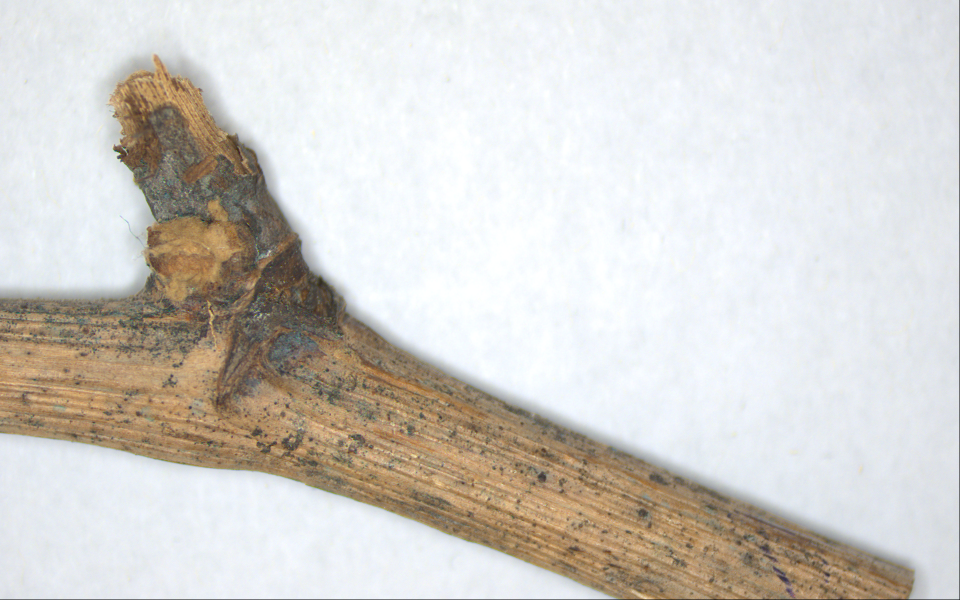
#> input picture oblong_20261110_145230_image.png, 1920 x 1200 px (shown at 1/2 size)
$ python -i rotation.py   (imports and definitions only)
#> lines starting #> are read from the running program, lines starting #| are printed output that depends on the picture; after the words box and inside, x2 and y2 are one past the last pixel; in counts of white or black regions, pixels touching at a corner belong together
#> further down, picture is the input picture: shape (1200, 1920, 3); mean B, G, R 203.3, 207.9, 211.1
#!/usr/bin/env python3
# -*- coding: utf-8 -*-
"""
rotation_360_test.py — Vitis Optima, test du balayage 360° + retour à l'angle utile
=================================================================================
Idée :
  1) On tourne la branche sur 360° (à la main pour l'instant) pendant que la caméra 1 prend des photos.
  2) Pour chaque photo on mesure "à quel point le bourgeon / la vrille dépasse" de la tige (profil).
  3) Le meilleur angle = celui où le bourgeon dépasse le plus, du côté voulu (haut ou bas de l'image).
  4) On ramène la branche à : meilleur angle + OFFSET_VERIN_DEG (angle entre l'axe caméra et le vérin de coupe).
     En mode manuel : la caméra te guide en live jusqu'au pic (STOP en vert), puis tu ajoutes l'offset à la main.
     Avec le moteur (plus tard) : retour = nombre de pas calculé, pas besoin de guidage.

Sources possibles :  --source basler (défaut) | webcam | dossier (images déjà prises, nom = angle, ex. 045.png)
Modes de balayage :  --mode pas (Entrée à chaque pas, défaut 30°) | continu (tu tournes 1 tour régulier, Entrée pour stop)

Exemples :
  python3 rotation_360_test.py                       # Basler, pas de 30°
  python3 rotation_360_test.py --pas 15              # pas de 15° (24 photos)
  python3 rotation_360_test.py --mode continu        # tour continu à la main
  python3 rotation_360_test.py --source dossier --dossier ./images_test --sans-retour
"""
import argparse                       # lecture des options de la ligne de commande
import csv                            # sauvegarde des résultats en CSV
import os                             # chemins / dossiers
import sys                            # sortie propre
import threading                      # thread pour détecter "Entrée" en mode continu
import time                           # chrono (mode continu)

import cv2                            # traitement d'image
import numpy as np                    # calcul

# ---------------------------------------------------------------------------------------------
# PARAMÈTRES (à ajuster pendant les essais)
# ---------------------------------------------------------------------------------------------
OFFSET_VERIN_DEG = 0.0      # angle (°) entre "bourgeon vu de profil" et "bourgeon face au vérin" -> à mesurer sur la machine
COTE_VOULU = "haut"         # le bourgeon doit dépasser vers le "haut" ou le "bas" de l'image (lève l'ambiguïté θ / θ+180°)
BRANCHE_SOMBRE = True       # True = branche plus sombre que le fond (rétro-éclairage) ; False = branche claire sur fond noir
SEUIL_PIC = 0.95            # retour manuel : STOP quand le bourgeon dépasse à >= 95 % du max vu pendant le balayage
MARGE_BORDS = 0.05          # on ignore 5 % de la longueur de la branche à chaque bout (bords de l'image, coupe)
DOSSIER_SORTIE = "00rotation_test/resultats_360"  # où on écrit CSV + images annotées


# =============================================================================================
# 1) CAMÉRA : une seule interface .grab() -> image BGR, quelle que soit la source
# ====================================
# =========================================================
class CameraBasler:
    """Caméra Basler via pypylon (couleur ou mono)."""
    # [20 lines left out: functions __init__, grab, not called in this run]

    def close(self):
        self.cam.StopGrabbing(); self.cam.Close()                          # arrêt propre


class CameraWebcam:
    """Webcam USB (pour tester sans Basler)."""
    # [4 lines left out: function __init__, not called in this run]

    def grab(self):
        ok, img = self.cap.read()                                          # lit une image
        return img if ok else None

    def close(self):
        self.cap.release()


class CameraDossier:
    """Images déjà prises ; le nom du fichier = angle (ex. 000.png, 009.png, 018.png...)."""
    # [13 lines left out: functions __init__, grab, not called in this run]

    def close(self):
        pass


# =============================================================================================
# 2) MESURE sur une image : combien le bourgeon dépasse, et de quel côté
# =============================================================================================
def mesurer_branche(img):
    """
    Retourne dict : depassement_px (>=0), cote ('haut'/'bas'), diametre_tige_px, x_noeud (px, image redressée),
                    angle_axe_deg, ok (bool)
    Méthode simple et robuste pour un 1er test (pas la précision sub-pixel de vitis_core) :
      Otsu -> plus grand blob = branche -> axe par ACP -> image redressée (branche horizontale)
      -> pour chaque colonne : bord haut, bord bas -> écarts au bord "normal" de la tige (médiane)
      -> le plus gros écart = bourgeon/vrille en profil.
    """
    gris = cv2.cvtColor(img, cv2.COLOR_BGR2GRAY) if img.ndim == 3 else img     # en niveaux de gris
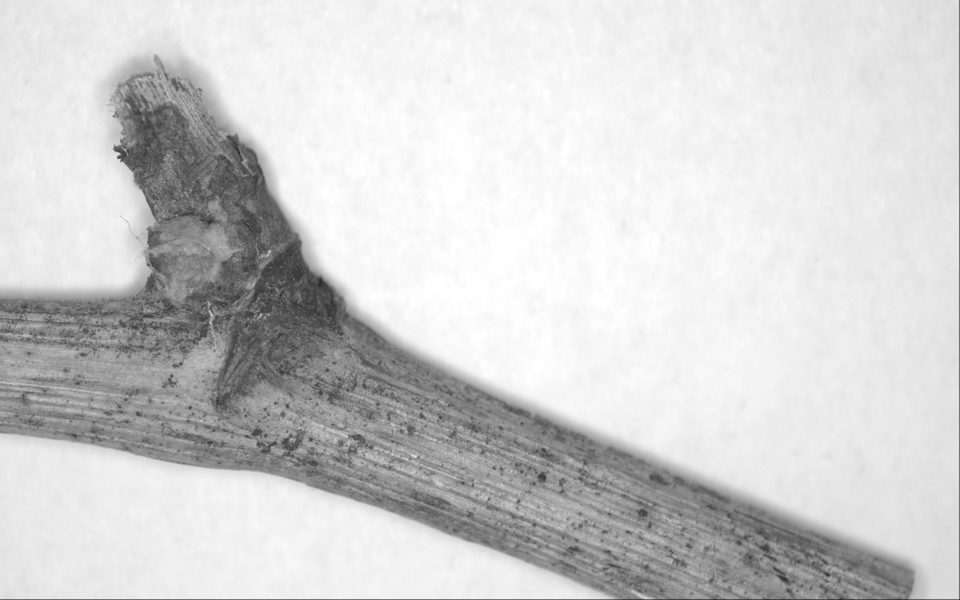
#> gris: shape (1200, 1920) (shown at 1/2 size); min 0, max 255, mean 208.3
    gris = cv2.GaussianBlur(gris, (5, 5), 0)                                   # enlève le bruit
    mode = cv2.THRESH_BINARY_INV if BRANCHE_SOMBRE else cv2.THRESH_BINARY      # branche = blanc dans le masque
    _, masque = cv2.threshold(gris, 0, 255, mode + cv2.THRESH_OTSU)            # seuil automatique Otsu
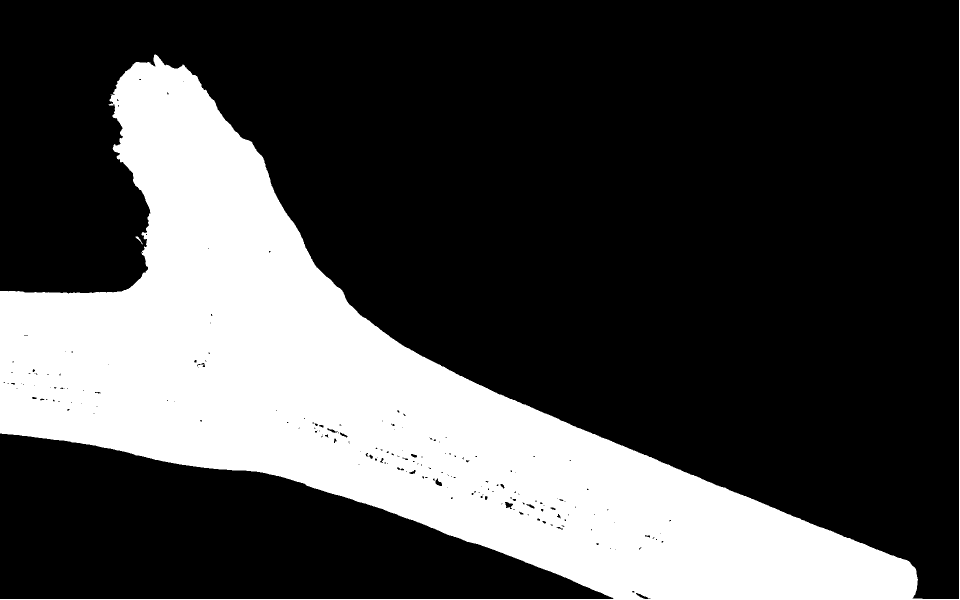
#> masque: shape (1200, 1920) (shown at 1/2 size); 28.3% white; 2 white regions, box (x1, y1, x2, y2) and area: (0, 0, 1920, 1200) 651412, (271, 473, 286, 489) 53
    masque = cv2.morphologyEx(masque, cv2.MORPH_OPEN, np.ones((5, 5), np.uint8))   # enlève les poussières
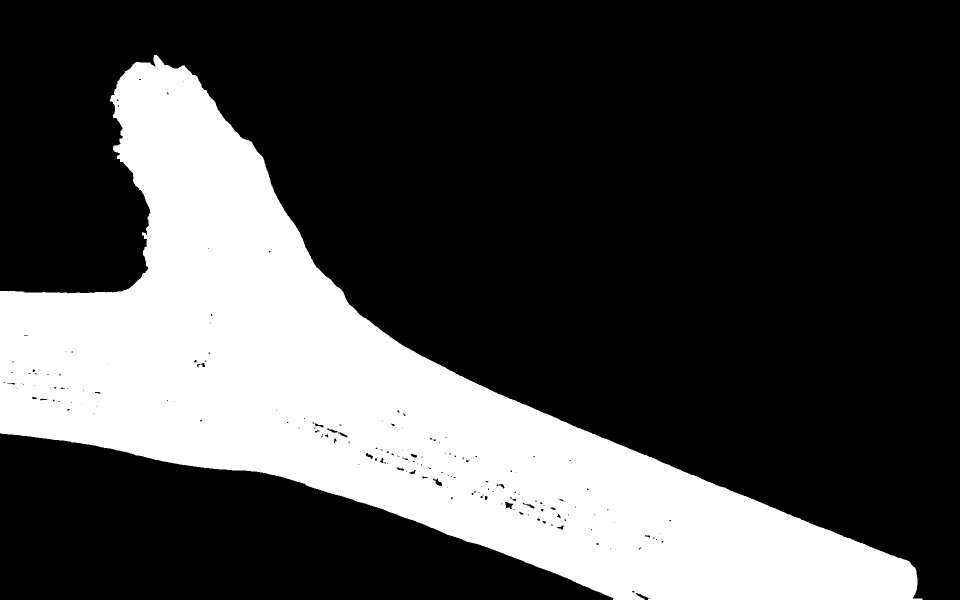
#> masque: shape (1200, 1920) (shown at 1/2 size); 28% white; 1 white region, box (x1, y1, x2, y2) and area: (0, 110, 1845, 1200) 646072

    n, lab, stats, _ = cv2.connectedComponentsWithStats(masque)                # blobs
#> n = 2; stats = [[0, 0, 1920, 1200, 1657928], [0, 110, 1845, 1090, 646072]]
    if n < 2:                                                                  # rien trouvé
        return {"ok": False}
    k = 1 + int(np.argmax(stats[1:, cv2.CC_STAT_AREA]))                        # plus grand blob (0 = fond)
#> k = 1
    masque = np.where(lab == k, 255, 0).astype(np.uint8)                       # garde seulement la branche

    ys, xs = np.nonzero(masque)                                                # pixels de la branche
    pts = np.column_stack([xs, ys]).astype(np.float64)                         # (x, y)
#> pts = 646072 pairs, first value 0 to 1844, second value 110 to 1199
    centre = pts.mean(axis=0)                                                  # centre de gravité
#> centre = [729.5, 790.8]
    _, vecs = np.linalg.eigh(np.cov((pts - centre).T))                         # ACP : vecteurs propres
#> vecs = [[0.419, -0.908], [-0.908, -0.419]]
    axe = vecs[:, 1]                                                           # plus grande valeur propre = axe de la branche
#> axe = [-0.908, -0.419]
    if axe[0] < 0:                                                             # le signe d'un vecteur propre est arbitraire :
        axe = -axe                                                             # on force l'axe vers la droite, sinon haut/bas s'inversent
#> axe = [0.908, 0.419]
    angle_axe = np.degrees(np.arctan2(axe[1], axe[0]))                         # angle de l'axe dans l'image
#> angle_axe = 24.79

    H, W = masque.shape                                                        # taille image
#> H = 1200; W = 1920
    M = cv2.getRotationMatrix2D((float(centre[0]), float(centre[1])), angle_axe, 1.0)  # rotation -> branche horizontale
#> M = [[0.908, 0.419, -264.3], [-0.419, 0.908, 378.7]]
    diag = int(np.hypot(H, W))                                                 # grande toile pour ne rien couper
#> diag = 2264
    M[0, 2] += diag / 2 - centre[0]; M[1, 2] += diag / 2 - centre[1]           # recentre dans la toile
    redresse = cv2.warpAffine(masque, M, (diag, diag), flags=cv2.INTER_NEAREST)  # masque redressé
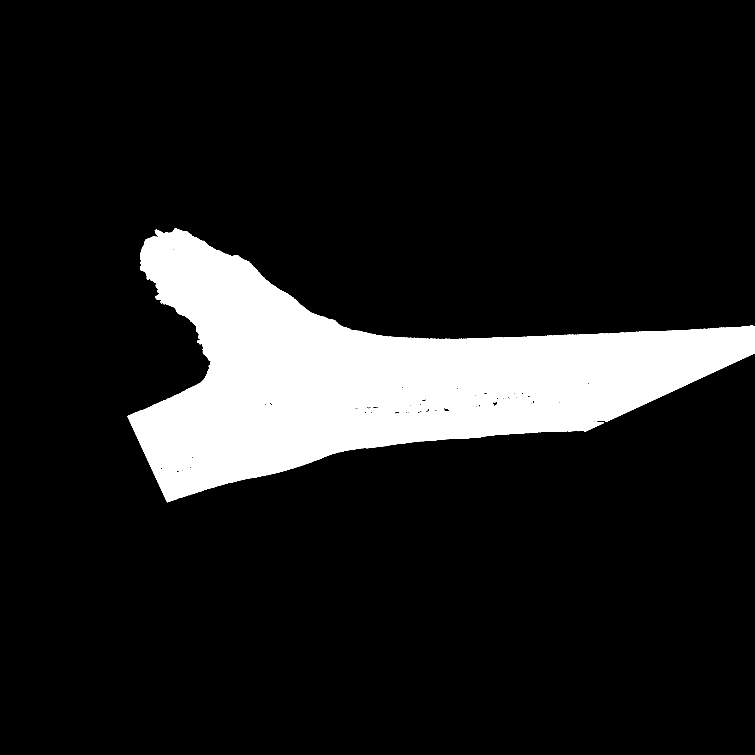
#> redresse: shape (2264, 2264) (shown at 1/3 size); 12.6% white; 1 white region, box (x1, y1, x2, y2) and area: (382, 684, 2264, 1507) 644046

    cols = np.nonzero(redresse.any(axis=0))[0]                                 # colonnes qui contiennent la branche
#> cols = 1882 values from 382 to 2263
    if cols.size < 20:
        return {"ok": False}
    marge = int(MARGE_BORDS * cols.size)                                       # on évite les bouts
#> marge = 94
    cols = cols[marge: cols.size - marge]                                      # colonnes utiles
#> cols = 1694 values from 476 to 2169
    haut = np.array([np.argmax(redresse[:, c] > 0) for c in cols], float)      # 1er pixel blanc depuis le haut
#> haut = 1694 values, max 1018 at index 885, min 684 at index 52, mean 942
    bas = np.array([diag - 1 - np.argmax(redresse[::-1, c] > 0) for c in cols], float)  # 1er depuis le bas
#> bas = 1694 values, max 1506 at index 25, min 1103 at index 1692, mean 1324.9

    haut_ref = np.median(haut); bas_ref = np.median(bas)                       # bords "normaux" de la tige
#> after `haut_ref = np.median(haut)`: haut_ref = 995
#> after `bas_ref = np.median(bas)`: bas_ref = 1318
    d_haut = haut_ref - haut                                                   # >0 = ça dépasse vers le haut
#> d_haut = 1694 values, max 311 at index 52, min -23 at index 885, mean 53.05
    d_bas = bas - bas_ref                                                      # >0 = ça dépasse vers le bas
#> d_bas = 1694 values, max 188 at index 25, min -215 at index 1692, mean 6.92
    d_haut = np.convolve(d_haut, np.ones(5) / 5, mode="same")                  # petit lissage
#> d_haut = 1694 values, max 310 at index 51, min -22.6 at index 895, mean 52.94
    d_bas = np.convolve(d_bas, np.ones(5) / 5, mode="same")
#> d_bas = 1694 values, max 187.4 at index 27, min -214.2 at index 1691, mean 6.95

    ih, ib = int(np.argmax(d_haut)), int(np.argmax(d_bas))                     # pics haut et bas
#> ih = 51; ib = 27
    if d_haut[ih] >= d_bas[ib]:                                                # le plus gros dépassement gagne
        dep, cote, xn = d_haut[ih], "haut", cols[ih]
#> dep = 310; cote = 'haut'; xn = 527
    else:
        dep, cote, xn = d_bas[ib], "bas", cols[ib]

    return {"ok": True,
            "depassement_px": float(max(dep, 0.0)),
            "dep_haut_px": float(max(d_haut[ih], 0.0)),                        # utile pour le choix du côté
            "dep_bas_px": float(max(d_bas[ib], 0.0)),
            "cote": cote,
            "diametre_tige_px": float(bas_ref - haut_ref),
            "x_noeud": int(xn),
            "angle_axe_deg": float(angle_axe)}


# =============================================================================================
# 3) BALAYAGE 360°
# =============================================================================================
# [107 lines left out: functions balayage_pas, balayage_continu, trouver_meilleur_angle, retour_manuel, not called in this run]


class MoteurPi:
    """PLUS TARD : envoie la rotation au Raspberry Pi (TCP) qui pilote le DM860H. Pas utilisé en test manuel."""
    def __init__(self, ip="192.168.1.50", port=5000):
        self.ip, self.port = ip, port

    # [79 lines left out: functions tourner, sauvegarder, main, not called in this run]


# [2 lines not run here, left out]

>>> import cv2
>>> picture = cv2.imread('../oblong_20261110_145230_image.png')
>>> result = mesurer_branche(picture)
#> result = {'ok': True, 'depassement_px': 310, 'dep_haut_px': 310, 'dep_bas_px': 187.4, 'cote': 'haut', 'diametre_tige_px': 323, 'x_noeud': 527, 'angle_axe_deg': 24.79}

$ run again, on oblong_20261110_145230_4fenetres.png
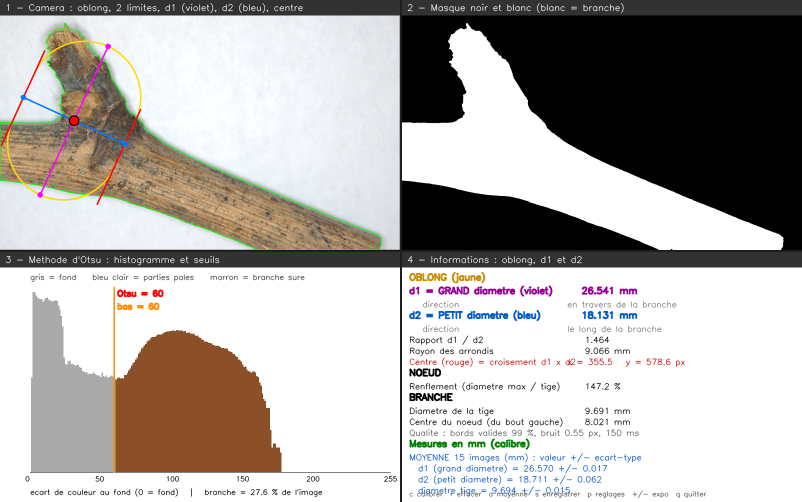
#> input picture oblong_20261110_145230_4fenetres.png, 1604 x 1004 px (shown at 1/2 size)
#> picture is the input picture: shape (1004, 1604, 3); mean B, G, R 170.8, 173.9, 177.7
#> lab: shape (1004, 1604) int32; 96 distinct labels, from 0 to 95
#> n = 96; stats = 96 rows, first 6: [0, 9, 1604, 995, 1096983], [0, 0, 1604, 536, 422495], [142, 65, 11, 10, 81], [102, 71, 24, 29, 411], [212, 89, 8, 8, 61], [43, 190, 8, 10, 74]
#> k = 1
#> in mesurer_branche, `masque = np.where(lab == k, 255, 0).astype(np.uint8)`:
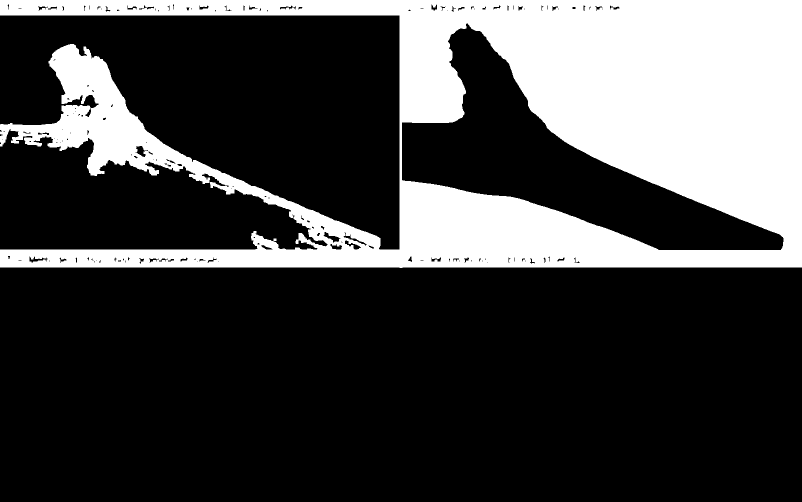
#> masque: shape (1004, 1604) (shown at 1/2 size); 26.2% white; 1 white region, box (x1, y1, x2, y2) and area: (0, 0, 1604, 536) 422495
#> pts = 422495 pairs, first value 0 to 1603, second value 0 to 535
#> centre = [1019.4, 255.6]
#> vecs = [[-0.0385, -0.999], [-0.999, 0.0385]]
#> in mesurer_branche, `axe = vecs[:, 1]`: axe = [-0.999, 0.0385]
#> in mesurer_branche, `axe = -axe                                                            ..`: axe = [0.999, -0.0385]
#> angle_axe = -2.21
#> M = [[0.999, -0.0385, 10.6], [0.0385, 0.999, -39.07]]
#> in mesurer_branche, `redresse = cv2.warpAffine(masque, M, (diag, diag), flags=cv2.INTER_NEA..`:
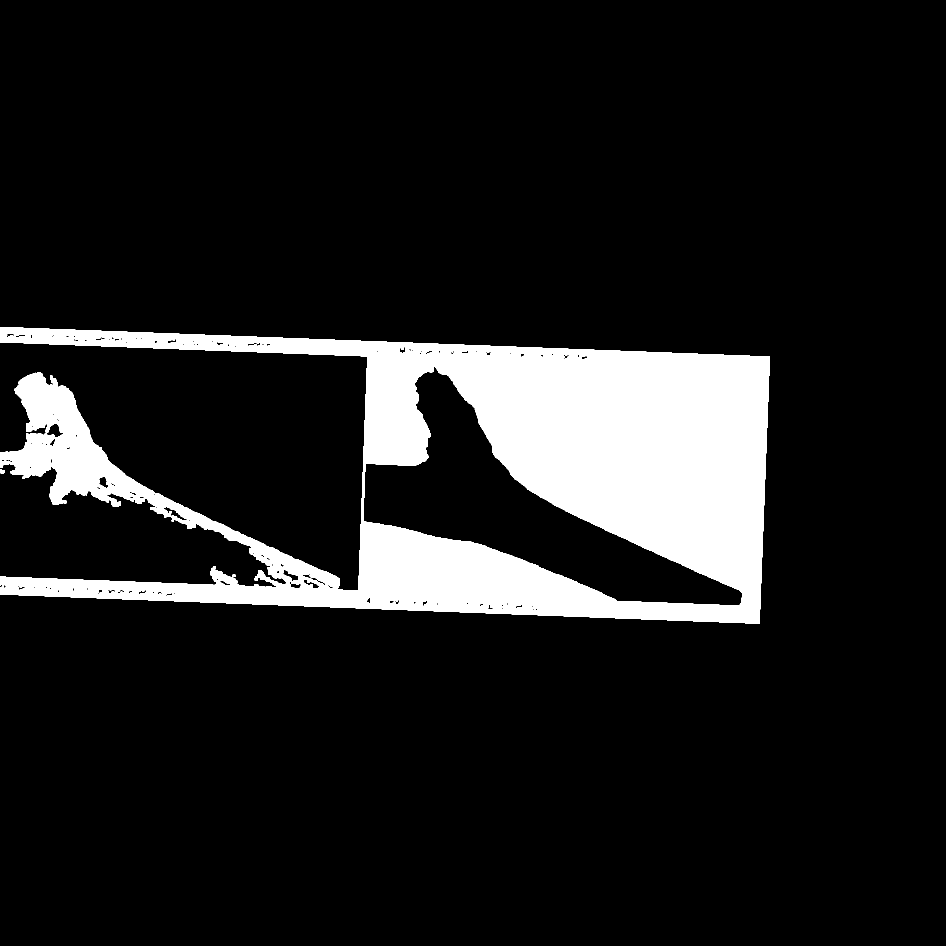
#> redresse: shape (1892, 1892) (shown at 1/2 size); 11.6% white; 2 white regions, box (x1, y1, x2, y2) and area: (0, 654, 1540, 1248) 415427, (0, 939, 10, 947) 68
#> in mesurer_branche, `cols = np.nonzero(redresse.any(axis=0))[0]`: cols = 1540 values from 0 to 1539
#> in mesurer_branche, `cols = cols[marge: cols.size - marge]`: cols = 1386 values from 77 to 1462
#> haut = 1386 values from 657 to 710
#> bas = 1386 values, max 1244 at index 1361, min 1191 at index 0, mean 1217.8
#> haut_ref = 683
#> bas_ref = 1218
#> in mesurer_branche, `d_haut = haut_ref - haut`: d_haut = 1386 values, max 26 at index 0, min -27 at index 1371, mean -0.359
#> in mesurer_branche, `d_bas = bas - bas_ref`: d_bas = 1386 values, max 26 at index 1361, min -27 at index 0, mean -0.242
#> in mesurer_branche, `d_haut = np.convolve(d_haut, np.ones(5) / 5, mode="same")`: d_haut = 1386 values, max 26 at index 2, min -27 at index 1373, mean -0.359
#> in mesurer_branche, `d_bas = np.convolve(d_bas, np.ones(5) / 5, mode="same")`: d_bas = 1386 values, max 26 at index 1363, min -27 at index 2, mean -0.242
#> ih = 2; ib = 1363
#> dep = 26; cote = 'haut'; xn = 79
#> result = {'ok': True, 'depassement_px': 26, 'dep_haut_px': 26, 'dep_bas_px': 26, 'cote': 'haut', 'diametre_tige_px': 535, 'x_noeud': 79, 'angle_axe_deg': -2.21}
